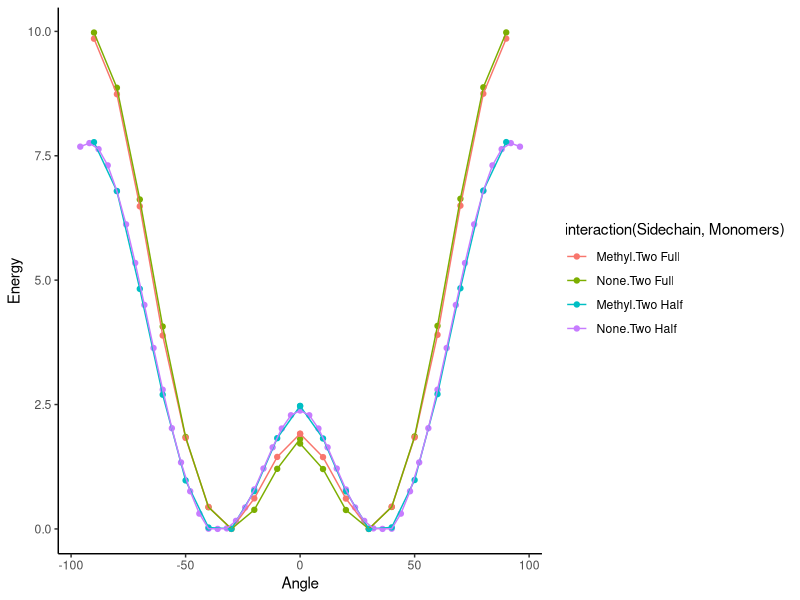

Reproduce this figure in R. (Note: this script raises an error after producing the figure.)
library("tidyverse")

b3lyp_no_methyl_full <- read.table("b3lyp_no_methyl_two_mon.txt") %>%
	rename(Angle=V1, Energy=V2) %>%
	mutate(Angle = round(Angle)) %>%
	mutate(Functional="B3LYP") %>%
	mutate(Sidechain="None") %>%
	mutate(Monomers="Two Full") %>%
	mutate(Energy= Energy*27211.4/10.36) %>%
	mutate(Energy = Energy - min(Energy) - 4.7) %>%
	mutate(Angle = ifelse((Angle>180 & Angle<=360),Angle-360,Angle)) %>%
	arrange(Angle)

xb97xdp_no_methyl_full <- read.table("wb97xd_no_methyl_two_mon.txt") %>%
	rename(Angle=V1, Energy=V2) %>%
	mutate(Angle = round(Angle)) %>%
	mutate(Functional="wb97xd") %>%
	mutate(Sidechain="None") %>%
	mutate(Monomers="Two Full") %>%
	mutate(Energy= Energy*27211.4/10.36) %>%
	mutate(Energy = Energy - min(Energy)) %>%
	mutate(Angle = ifelse((Angle>180 & Angle<=360),Angle-360,Angle)) %>%
	arrange(Angle)

b3lyp_with_methyl_full <- read.table("b3lyp_with_methyl_two_mon.txt") %>%
	rename(Angle=V1, Energy=V2) %>%
	mutate(Angle = round(Angle)) %>%
	mutate(Functional="B3LYP") %>%
	mutate(Sidechain="Methyl") %>%
	mutate(Monomers="Two Full") %>%
	mutate(Energy= Energy*27211.4/10.36) %>%
	mutate(Energy = Energy - min(Energy)) %>%
	mutate(Angle = ifelse((Angle>180 & Angle<=360),Angle-360,Angle)) %>%
	arrange(Angle)

wb97xd_with_methyl_full <- read.table("wb97xd_with_methyl_two_mon.txt") %>%
	rename(Angle=V1, Energy=V2) %>%
	mutate(Angle = round(Angle)) %>%
	mutate(Functional="wb97xd") %>%
	mutate(Sidechain="Methyl") %>%
	mutate(Monomers="Two Full") %>%
	mutate(Energy= Energy*27211.4/10.36) %>%
	mutate(Energy = Energy - min(Energy)) %>%
	mutate(Angle = ifelse((Angle>180 & Angle<=360),Angle-360,Angle)) %>%
	arrange(Angle)


b3lyp_no_methyl_half <- read.table("b3lyp_no_methyl_two_half_mon.txt") %>%
	rename(Angle=V1, Energy=V2) %>%
	mutate(Angle = round(Angle)) %>%
	mutate(Angle = Angle-180) %>%
	mutate(Functional="B3LYP") %>%
	mutate(Monomers="Two Half") %>%
	mutate(Sidechain="None") %>%
	mutate(Energy= Energy*27211.4/10.36) %>%
	mutate(Energy = Energy - min(Energy)) %>%
	mutate(Angle = ifelse((Angle< -180),Angle+360,Angle)) %>%
	arrange(Angle)

wb97xdp_no_methyl_half <- read.table("wb97xd_no_methyl_two_half_mon_hd.txt") %>%
	rename(Angle=V1, Energy=V2) %>%
	mutate(Angle = round(Angle)) %>%
	mutate(Functional="wb97xd") %>%
	mutate(Monomers="Two Half") %>%
	mutate(Sidechain="None") %>%
	mutate(Energy= Energy*27211.4/10.36) %>%
	mutate(Energy = Energy - min(Energy)) %>%
	arrange(Angle)

MP2_no_methyl_half <- read.table("../0024/MP2_no_methyl.txt") %>%
	rename(Angle=V1, Energy=V2) %>%
	mutate(Angle = round(Angle)) %>%
	mutate(Functional="MP2") %>%
	mutate(Sidechain="None") %>%
	mutate(Monomers="Two Half") %>%
	mutate(Energy= Energy*27211.4/10.36) %>%
	mutate(Energy = Energy - min(Energy)) %>%
	arrange(Angle)


b3lyp_with_methyl_half <- read.table("b3lyp_with_methyl_two_half_mon.txt") %>%
	rename(Angle=V1, Energy=V2) %>%
	mutate(Angle = round(Angle)) %>%
	mutate(Angle = Angle-180) %>%
	mutate(Functional="B3LYP") %>%
	mutate(Sidechain="Methyl") %>%
	mutate(Monomers="Two Half") %>%
	mutate(Energy= Energy*27211.4/10.36) %>%
	mutate(Energy = Energy - min(Energy)) %>%
	mutate(Angle = ifelse((Angle< -180),Angle+360,Angle)) %>%
	arrange(Angle)

wb97xd_with_methyl_half <- read.table("wb97xd_with_methyl_two_half_mon.txt") %>%
	rename(Angle=V1, Energy=V2) %>%
	mutate(Angle = round(Angle)) %>%
	mutate(Angle = Angle-180) %>%
	mutate(Functional="wb97xd") %>%
	mutate(Sidechain="Methyl") %>%
	mutate(Monomers="Two Half") %>%
	mutate(Energy= Energy*27211.4/10.36) %>%
	mutate(Energy = Energy - min(Energy)) %>%
	mutate(Angle = ifelse((Angle< -180),Angle+360,Angle)) %>%
	arrange(Angle)

data <- bind_rows(
	b3lyp_no_methyl_full, xb97xdp_no_methyl_full, b3lyp_with_methyl_full, wb97xd_with_methyl_full, b3lyp_no_methyl_half, wb97xdp_no_methyl_half, MP2_no_methyl_half, b3lyp_with_methyl_half, wb97xd_with_methyl_half
) %>% as_tibble()

data %>% filter(Functional=="wb97xd") %>%
	filter(abs(Angle) < 100) %>%
	ggplot(aes(x=Angle, y=Energy, color=interaction(Sidechain,Monomers))) + 
		geom_point() +
		geom_line() +
		theme_classic() +
	ggsave("Structure_effect.pdf")

data %>% filter(Sidechain=="None") %>%
	filter(Monomers=="Two Full") %>%
	filter(abs(Angle) < 100) %>%
	ggplot(aes(x=Angle, y=Energy, color=Functional)) + 
		geom_point() +
		geom_line() +
		theme_classic() +
	ggsave("Functional_effect.pdf")
